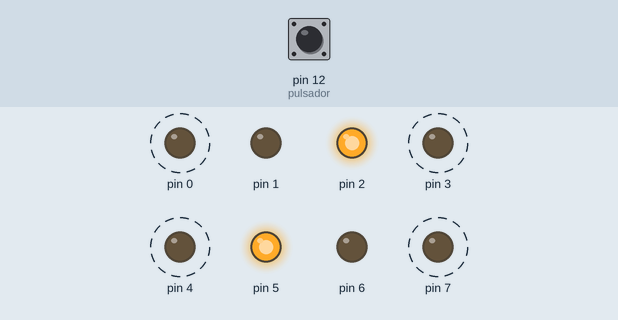
Simulated run of this sketch. Board: Arduino Uno, built with avr-gcc and run on an emulated ATmega328P. Parts: output pins drawn as LEDs (lit = HIGH). Dashed ring = blinking. The inputs (shaded band) are chosen by the test bench; at power-on: pin 12 (pulsador) LOW.

Above: at 4.4 s.
4.5 s: pin 12 (pulsador) pulled HIGH for 2.15 s
At 4.65 s:
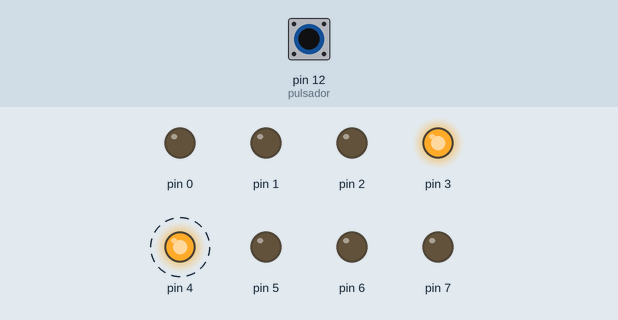
At 5.7 s:
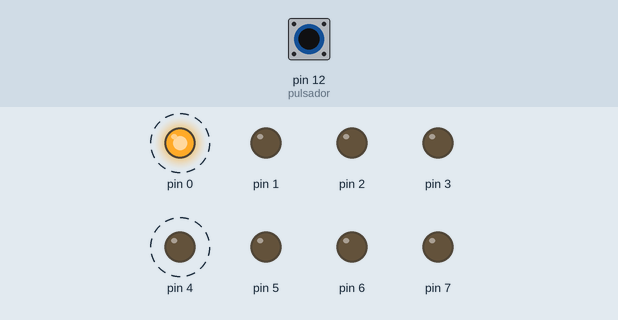
Timing chart, 0 to 14.1 s (numbered marks = the images above; inputs shaded):
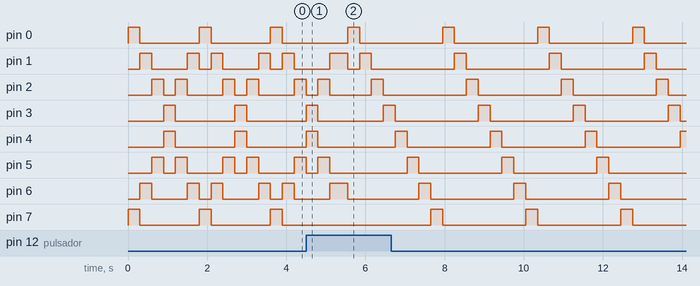

The sketch:

ardu_selec_secuencia.ino
```cpp
const int TIEMPO = 300;   // Constate de tiempo para las secuencias
const int pulsador = 12;  // Pin para conectar el pulsador

int contador = 0;         // Variable contador que incermentamos cada que se pulsa
int estadoPulsador = 0;   // Variable para almacenar el estado del pulsador

void setup() {
  // put your setup code here, to run once:
    //DDRD = 0;     //Configuro todo el puerto D como salidas

    pinMode(0, OUTPUT);
    pinMode(1, OUTPUT);
    pinMode(2, OUTPUT);
    pinMode(3, OUTPUT);
    pinMode(4, OUTPUT);
    pinMode(5, OUTPUT);
    pinMode(6, OUTPUT);
    pinMode(7, OUTPUT);

    pinMode(pulsador, INPUT);

    PORTD = 0;    //Hago una limpieza inicial del puerto D
}

void loop() {

// En este bloque de codigo preguntamos por el estado del pulsador para
// incrementar el contador usado para seleccionar secuencia.
  estadoPulsador = digitalRead(pulsador);
  if(estadoPulsador == HIGH){
    delay(150);
    estadoPulsador = digitalRead(pulsador);
    if(estadoPulsador == HIGH){
      if(contador == 3){
        contador = 0;
      }else{
        contador = contador + 1;
      }
    }
  }

// En este bloque se hace la secuencia segun al valor almacenado en contador.
  switch(contador){
    case 0:
      PORTD = 0b10000001;
      delay(TIEMPO);
      PORTD = 0b01000010;
      delay(TIEMPO);
      PORTD = 0b00100100;
      delay(TIEMPO);
      PORTD = 0b00011000;
      delay(TIEMPO);
      PORTD = 0b00100100;
      delay(TIEMPO);
      PORTD = 0b01000010;
      delay(TIEMPO);
      break;
    case 1:
      PORTD = 0b00000001;
      delay(TIEMPO);
      PORTD = 0b00000010;
      delay(TIEMPO);
      PORTD = 0b00000100;
      delay(TIEMPO);
      PORTD = 0b00001000;
      delay(TIEMPO);
      PORTD = 0b00010000;
      delay(TIEMPO);
      PORTD = 0b00100000;
      delay(TIEMPO);
      PORTD = 0b01000000;
      delay(TIEMPO);
      PORTD = 0b10000000;
      delay(TIEMPO);
      break;
    case 2:
      PORTD = 0b10000000;
      delay(TIEMPO);
      PORTD = 0b01000000;
      delay(TIEMPO);
      PORTD = 0b00100000;
      delay(TIEMPO);
      PORTD = 0b00010000;
      delay(TIEMPO);
       PORTD = 0b0001000;
      delay(TIEMPO);
      PORTD = 0b00000100;
      delay(TIEMPO);
      PORTD = 0b00000010;
      delay(TIEMPO);
      PORTD = 0b00000001;
      delay(TIEMPO);
      break;
    default:
      break;
  }

}
```

Measured:
- after the input at 4.5 s, pin 0: alternates HIGH for 0.30 s and LOW for 2.1 s, starting after 1.1 s; pin 4: alternates HIGH for 0.30 s and LOW for 2.1 s, starting after 2.3 s; pin 7: alternates HIGH for 0.30 s and LOW for 2.1 s, starting after 3.2 s
- by itself, pin 0, pin 4, pin 7: alternates HIGH for 0.30 s and LOW for 1.5 s
- by itself, pin 5: repeats every 2.3 s: HIGH 0.30 s, LOW 2.0 s
